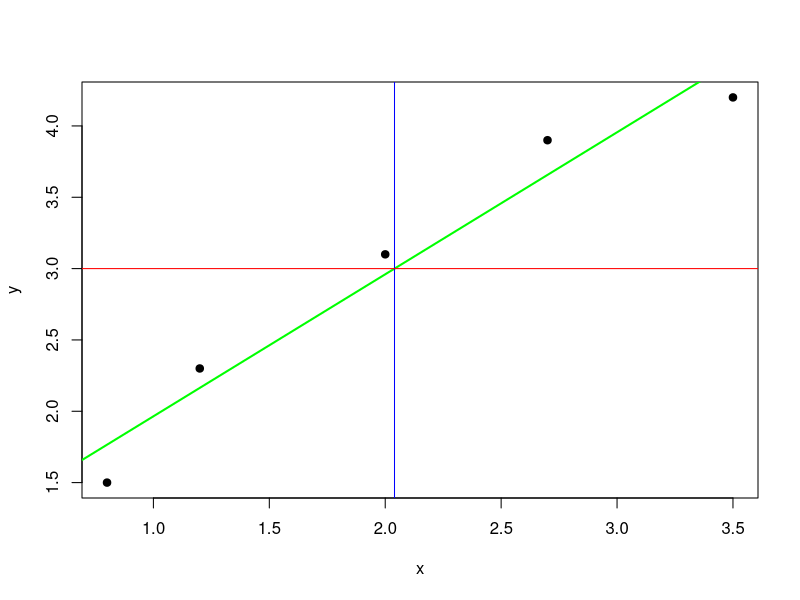

Write R code to recreate this figure.
x <- c(1.2, 2.0, 0.8, 3.5, 2.7)
y <- c(2.3, 3.1, 1.5, 4.2, 3.9)

df <- data.frame(x,y)

cor(df$x, df$y)


df$meanx <- mean(x)
df$meany <- mean(y)

df$diffx <- df$x - df$meanx
df$diffy <- df$y - df$meany

df$top <- df$diffx * df$diffy

sum(df$top)

sum(df$diffx^2)
sum(df$diffy^2)

r <- sum(df$top) / sqrt(sum(df$diffx^2) * sum(df$diffy^2))
r

plot(x,y, pch = 19)
abline(lm(y ~ x), col = "green", lwd = 2)
abline(v=mean(x), col="blue")
abline(h=mean(y), col="red")
